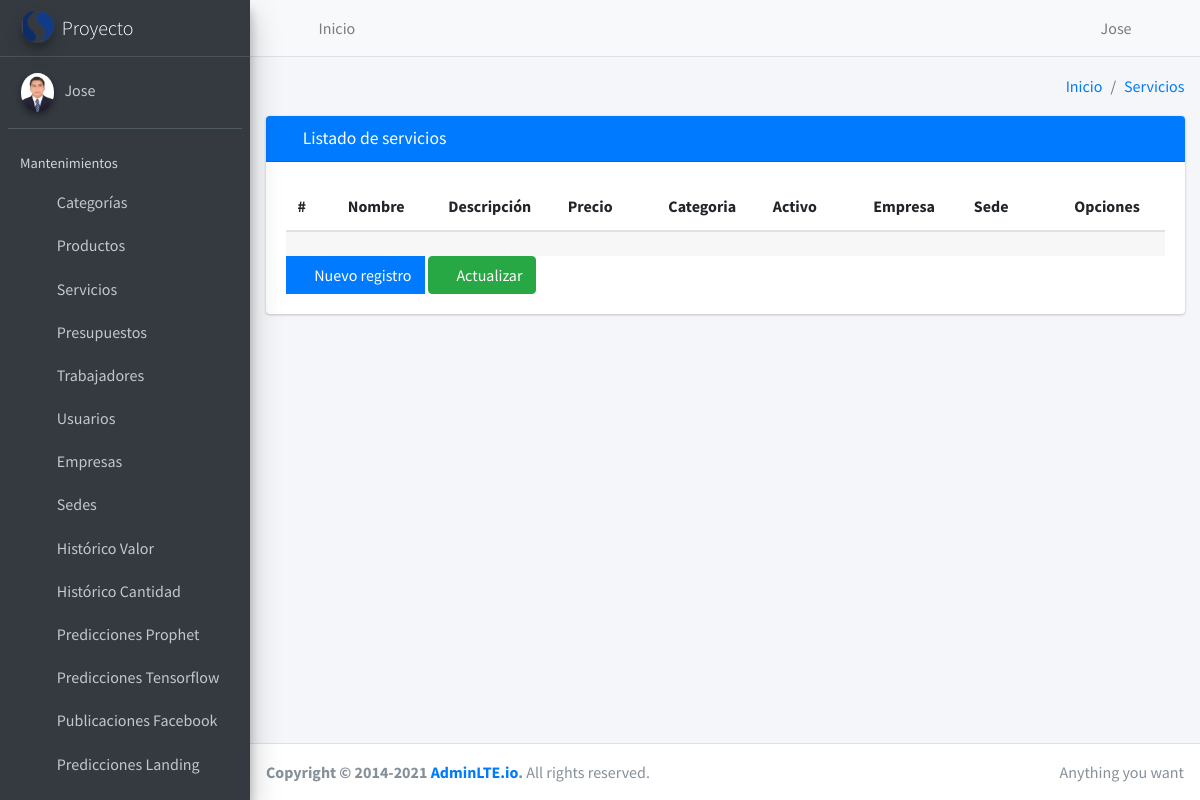
Screenshot of /crm/servicio/list/ (signed in) with the database file from the repository.
### core/user/models.py (models this page shows, shortened)
class User(AbstractUser):
    email=models.EmailField(unique=True,verbose_name="Email")
    image = models.ImageField(upload_to='users/%Y/%m/',null=True, blank=True, verbose_name="Imagen")
    sede=models.ForeignKey(Sede,on_delete=models.PROTECT,null=True,blank=True)
    empresa=models.ForeignKey(Empresa,on_delete=models.PROTECT,null=True,blank=True)
    def get_image(self):
        if self.image:
            return f'/{MEDIA_URL}{self.image}' if not "WEBSITE_HOSTNAME" in os.environ else f'{STATIC_URL_AZURE}/{MEDIA_URL}{self.image}'
        return f'{STATIC_URL}media/img/empty.png' if not "WEBSITE_HOSTNAME" in os.environ else f'{STATIC_URL_AZURE}{STATIC_URL}media/img/empty.png'

### core/crm/views/servicio/views.py (the view, shortened to what this page needs)
# urls.py: path('servicio/list/', ServicioListView.as_view(), name='servicio_list'),
class ServicioListView(LoginRequiredMixin,ValidatePermissionRequiredMixin,ListView):
    permission_required='crm.view_servicio'
    model=Servicio
    template_name='servicio/list.html'
    def get_context_data(self, **kwargs):
        context=super().get_context_data(**kwargs)
        context['title']='Listado de servicios'
        context['create_url']=reverse_lazy('crm:servicio_create')
        context['list_url']=reverse_lazy('crm:servicio_list')
        context['entity']='Servicios'
        return context

### core/crm/mixins.py (called while the page is built)
    def get_perms(self):
        if isinstance(self.permission_required, str):
            perms= (self.permission_required,)
        else:
            perms= self.permission_required
        return perms

    def dispatch(self, request, *args, **kwargs):
        if request.user.has_perms(self.get_perms()):
            return super().dispatch(request, *args, **kwargs)
        messages.error(request, 'No tiene permiso para ingresar a este modulo')
        return HttpResponseRedirect(self.get_url_redirect())

### core/crm/templates/servicio/list.html (shortened to what this page needs)
{% extends 'list.html' %}
{% load static %}
{% block columnas %}
<tr>
  <th scope="col" style="width: 5%">#</th>
  <th scope="col" style="width: 10%">Nombre</th>
  <th scope="col" style="width: 10%">Descripción</th>
  <th scope="col" style="width: 10%">Precio</th>
  <th scope="col" style="width: 10%">Categoria</th>
  <th scope="col" style="width: 10%">Activo</th>
  <th scope="col" style="width: 10%">Empresa</th>
  <th scope="col" style="width: 10%">Sede</th>
  <th scope="col" style="width: 10%">Opciones</th>
</tr>
{% endblock %}

### templates/vtc/header.html
<nav class="main-header navbar navbar-expand navbar-light">
    <ul class="navbar-nav">
        <li class="nav-item">
            <a class="nav-link" id="btn-collapse" data-widget="pushmenu-old" href="#" role="button"><i class="fas fa-bars"></i></a>
        </li>
        <li class="nav-item d-none d-sm-inline-block">
            <a href="/crm/dashboard/" class="nav-link">Inicio</a>
        </li>
    </ul>
    <ul class="navbar-nav ml-auto">
        <li class="nav-item">
            <a class="nav-link" href="#">
                <i class="fas fa-user"></i> {{request.user.username|title}}
            </a>
        </li>
        <li class="nav-item">
            <a class="nav-link" href="{% url 'logout' %}">
                <i class="fas fa-power-off" aria-hidden="true"></i>
            </a>
        </li>
    </ul>
</nav>

### templates/vtc/sidebar.html
{% load static %}
<aside class="main-sidebar sidebar-dark-gray elevation-4">
    <a href="{% url "crm:dashboard" %}" class="brand-link">
        <img src="{% static 'media/img/logo.png' %}"
             alt="Logo"
             class="brand-image img-circle elevation-3"
             style="opacity: .8">
        <span class="brand-text font-weight-light">Proyecto</span>
    </a>
    <div class="sidebar">
        <div class="user-panel mt-3 pb-3 mb-3 d-flex">
            <div class="image">
                <img src="{{user.get_image}}" class="img-circle elevation-2" alt="User Image">
            </div>
            <div class="info">
                <a href="#" class="d-block"> {% if user.is_authenticated %}
                  {{request.user.username|title}}
                  {% else %}
                  Sin iniciar sesión
                  {% endif %}
                  </a>
            </div>
        </div>
        <nav class="mt-2">
            <ul class="nav nav-pills nav-sidebar flex-column" data-widget="treeview" role="menu" data-accordion="false">
                <li class="nav-header">Mantenimientos</li>
                <li class="nav-item">
                    <a href="{% url 'crm:categoria_list' %}" class="nav-link">
                        <i class="nav-icon fas fa-truck-loading"></i>
                        <p>
                            Categorías
                        </p>
                    </a>
                </li>
                <li class="nav-item">
                    <a href="{% url "crm:producto_list" %}" class="nav-link">
                        <i class="nav-icon fas fa-boxes"></i>
                        <p>
                            Productos
                        </p>
                    </a>
                </li>
                <li class="nav-item">
                    <a href="{% url "crm:servicio_list" %}" class="nav-link">
                        <i class="nav-icon fas fa-truck-loading"></i>
                        <p>
                            Servicios
                        </p>
                    </a>
                </li>
                <li class="nav-item">
                    <a href="{% url "crm:presupuesto_list" %}" class="nav-link">
                        <i class="nav-icon fas fa-dollar-sign"></i>
                        <p>
                            Presupuestos
                        </p>
                    </a>
                </li>
                <li class="nav-item">
                    <a href="{% url "crm:trabajador_list" %}" class="nav-link">
                        <i class="nav-icon fas fa-users"></i>
                        <p>
                            Trabajadores
                        </p>
                    </a>
                </li>
                <li class="nav-item">
                    <a href="{% url "user:user_list" %}" class="nav-link">
                        <i class="nav-icon fas fa-user"></i>
                        <p>
                            Usuarios
                        </p>
                    </a>
                </li>
                <li class="nav-item">
                    <a href="{% url "crm:empresa_list" %}" class="nav-link">
                        <i class="nav-icon fas fa-building"></i>
                        <p>
                            Empresas
                        </p>
                    </a>
                </li>
                <li class="nav-item">
                    <a href="{% url "crm:sede_list" %}" class="nav-link">
                        <i class="nav-icon fas fa-home"></i>
                        <p>
                            Sedes
                        </p>
                    </a>
                </li>
                <li class="nav-item">
                    <a href="{% url "predictions:prediction_value" %}" class="nav-link">
                        <i class="nav-icon fas fa-history"></i>
                        <p>
                            Histórico Valor
                        </p>
                    </a>
                </li>
                <li class="nav-item">
                    <a href="{% url "predictions:prediction_quantity" %}" class="nav-link">
                        <i class="nav-icon fas fa-camera"></i>
                        <p>
                            Histórico Cantidad
                        </p>
                    </a>
                </li>
                <li class="nav-item">
                    <a href="{% url "predictions:predictions_view" %}" class="nav-link">
                        <i class="nav-icon fas fa-magic"></i>
                        <p>
                            Predicciones Prophet
                        </p>
                    </a>
                </li>
                <li class="nav-item">
                    <a href="{% url "predictions:predictions_view_thirty" %}" class="nav-link">
                        <i class="nav-icon fas fa-list"></i>
                        <p>
                            Predicciones Tensorflow
                        </p>
                    </a>
                </li>
                <li class="nav-item">
                    <a href="{% url "predictions:prediction_publication_facebook" %}" class="nav-link">
                        <i class="nav-icon fas fa-bell"></i>
                        <p>
                            Publicaciones Facebook
                        </p>
                    </a>
                </li>
                <li class="nav-item">
                    <a href="{% url "predictions:predictions_landing" %}" class="nav-link">
                        <i class="nav-icon fas fa-star"></i>
                        <p>
                            Predicciones Landing
                        </p>
                    </a>
                </li>
            </ul>
        </nav>
    </div>
</aside>

### rows the page displays
User: user.username "Jose", get_image (picture)

### other values shown
{{ entity }} "Servicios"
{{ title }} "Listado de servicios"
